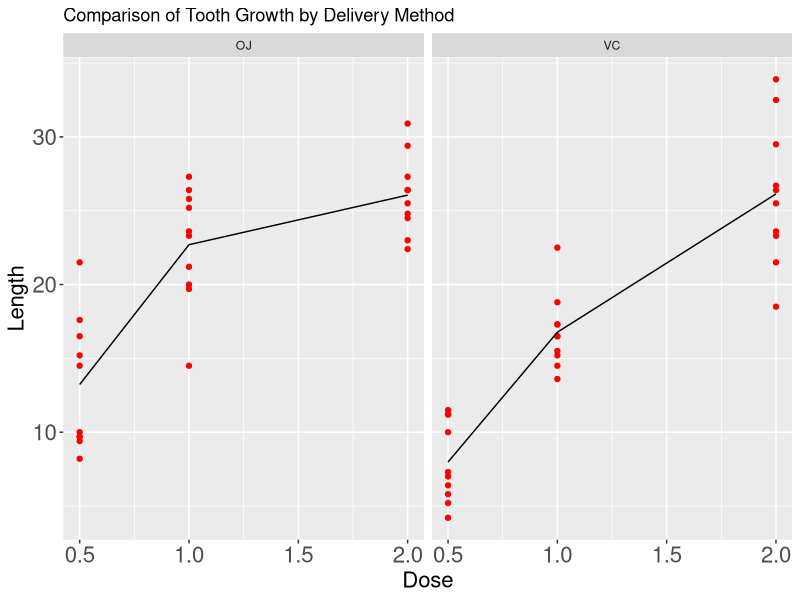
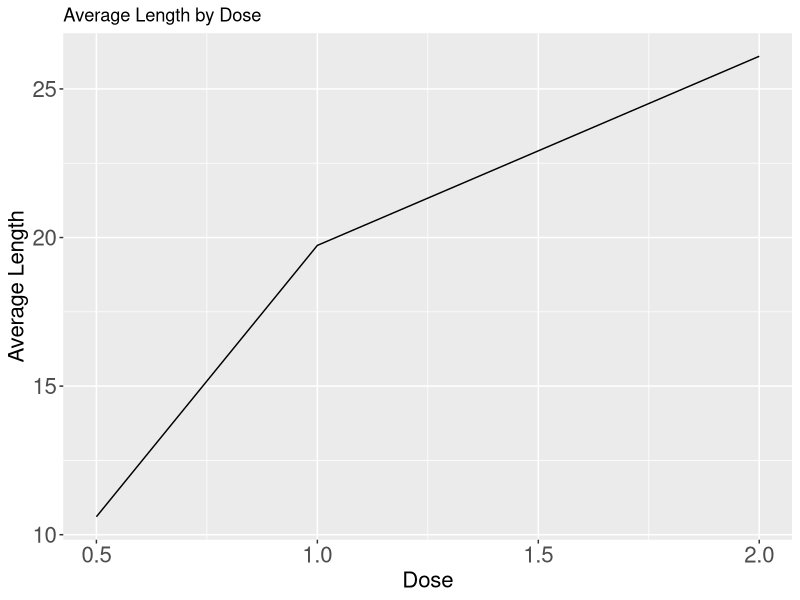

These charts were generated, in order, by the following R code:
## ---- chunk 1
knitr::opts_chunk$set(echo = TRUE)
## ---- chunk 2
  library(R.utils)
  library(data.table)
  library(dplyr)
  library(lubridate)
  library(ggplot2)
  library(datasets)
  options(scipen=999)
## ---- chunk 3
data(ToothGrowth)
summary(ToothGrowth)
## ---- chunk 4
g<-ggplot(ToothGrowth, aes(dose, len))
g<-g+facet_grid(.~ supp)+geom_point(color="red")
g<-g+stat_summary(fun.y=mean, geom="line")
g<-g+labs(title="Comparison of Tooth Growth by Delivery Method", x="Dose", y="Length")
g<-g+theme(axis.text = element_text(size=16), axis.title = element_text(size=16))
g
## ---- chunk 5
tgSum<-summarise(group_by(ToothGrowth,dose), Avg_Len=mean(len))
g2<-ggplot(tgSum, aes(x=dose, y=Avg_Len))+geom_line()
g2<-g2+labs(title="Average Length by Dose", x="Dose", y="Average Length")
g2<-g2+theme(axis.text = element_text(size=16), axis.title = element_text(size=16))
g2

## ---- chunk 6
t.test(subset(ToothGrowth,supp=="VC")[,"len"],subset(ToothGrowth,supp=="OJ")[,"len"], paried=FALSE, var.equal=FALSE)
## ---- chunk 7
t.test(subset(ToothGrowth,dose==0.5)[,"len"],subset(ToothGrowth,dose==1.0)[,"len"], paried=FALSE, var.equal=FALSE)
## ---- chunk 8
t.test(subset(ToothGrowth,dose==1.0)[,"len"],subset(ToothGrowth,dose==2.0)[,"len"], paried=FALSE, var.equal=FALSE)
